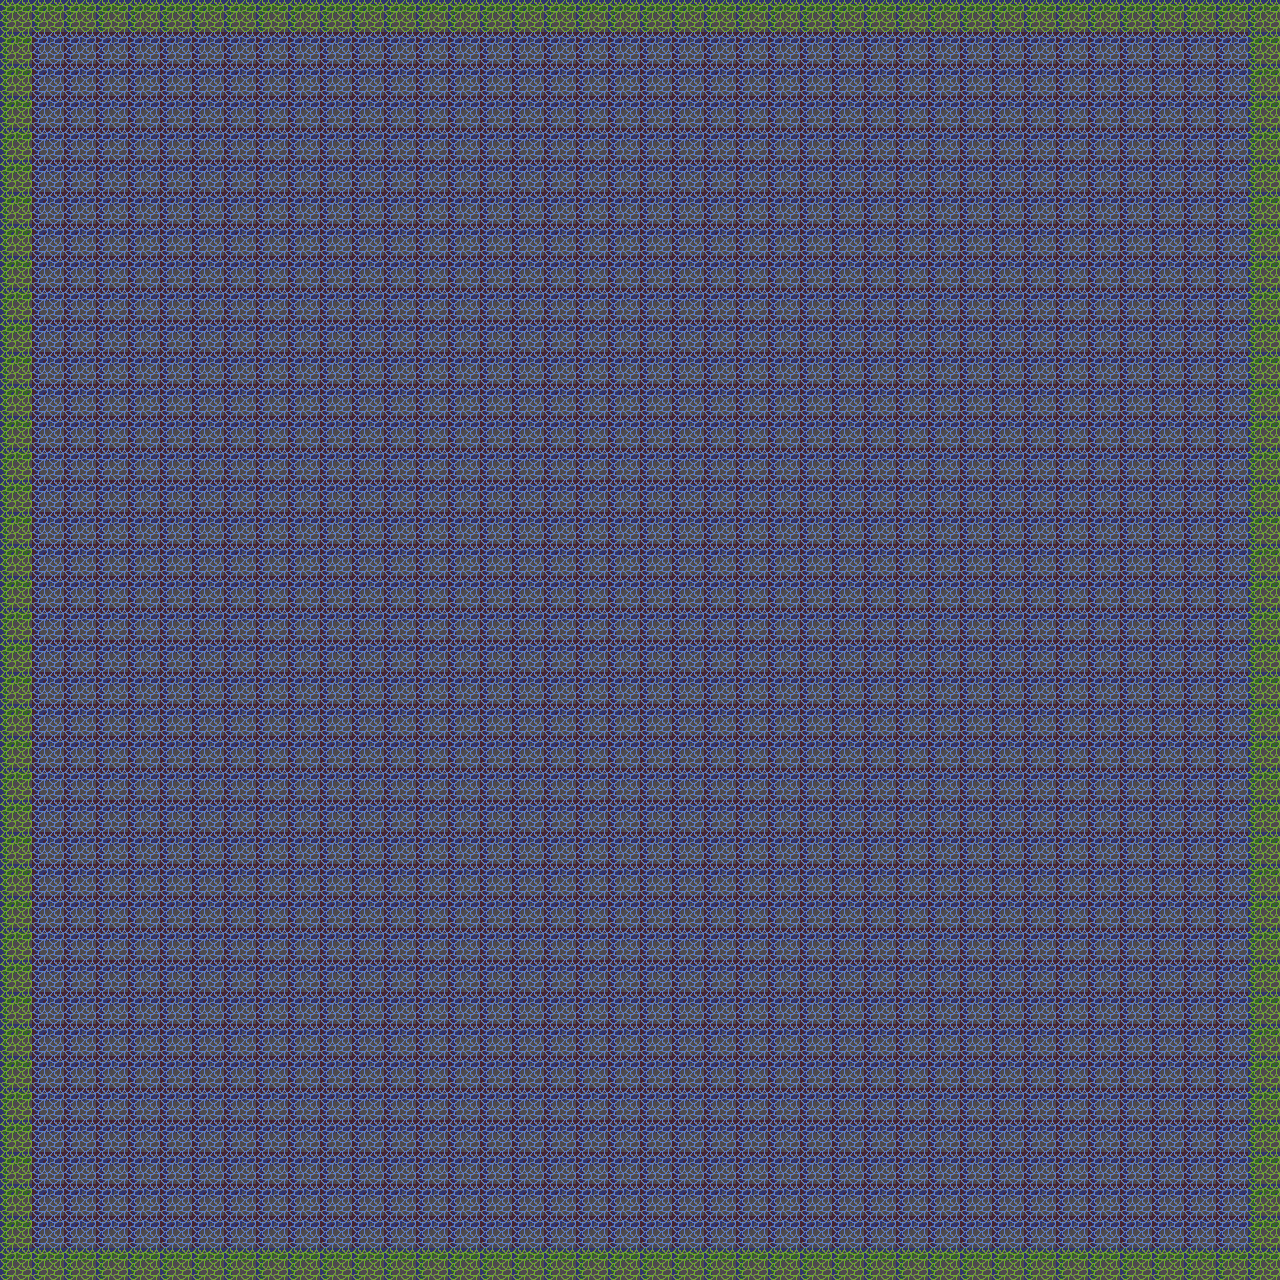

Below is a game level as drawn by its tile map, then a one-line description and the .tmx file that defines it, in full:
An orthogonal 40x40 tile map with 32x32 px tiles, 1 tile layer (Tile Layer 1).

<map version="1.2" tiledversion="1.2.5" orientation="orthogonal" renderorder="right-down" width="40" height="40" tilewidth="32" tileheight="32" infinite="0" nextlayerid="2" nextobjectid="1">
 <tileset firstgid="1" name="Pit0" tilewidth="32" tileheight="32" tilecount="64" columns="4">
  <grid orientation="orthogonal" width="16" height="16" />
  <image source="Pit0.png" width="128" height="512" />
 </tileset>
 <layer id="1" name="Tile Layer 1" width="40" height="40">
  <data encoding="csv">
61,61,61,61,61,61,61,61,61,61,61,61,61,61,61,61,61,61,61,61,61,61,61,61,61,61,61,61,61,61,61,61,61,61,61,61,61,61,61,61,
61,57,57,57,57,57,57,57,57,57,57,57,57,57,57,57,57,57,57,57,57,57,57,57,57,57,57,57,57,57,57,57,57,57,57,57,57,57,57,61,
61,57,57,57,57,57,57,57,57,57,57,57,57,57,57,57,57,57,57,57,57,57,57,57,57,57,57,57,57,57,57,57,57,57,57,57,57,57,57,61,
61,57,57,57,57,57,57,57,57,57,57,57,57,57,57,57,57,57,57,57,57,57,57,57,57,57,57,57,57,57,57,57,57,57,57,57,57,57,57,61,
61,57,57,57,57,57,57,57,57,57,57,57,57,57,57,57,57,57,57,57,57,57,57,57,57,57,57,57,57,57,57,57,57,57,57,57,57,57,57,61,
61,57,57,57,57,57,57,57,57,57,57,57,57,57,57,57,57,57,57,57,57,57,57,57,57,57,57,57,57,57,57,57,57,57,57,57,57,57,57,61,
61,57,57,57,57,57,57,57,57,57,57,57,57,57,57,57,57,57,57,57,57,57,57,57,57,57,57,57,57,57,57,57,57,57,57,57,57,57,57,61,
61,57,57,57,57,57,57,57,57,57,57,57,57,57,57,57,57,57,57,57,57,57,57,57,57,57,57,57,57,57,57,57,57,57,57,57,57,57,57,61,
61,57,57,57,57,57,57,57,57,57,57,57,57,57,57,57,57,57,57,57,57,57,57,57,57,57,57,57,57,57,57,57,57,57,57,57,57,57,57,61,
61,57,57,57,57,57,57,57,57,57,57,57,57,57,57,57,57,57,57,57,57,57,57,57,57,57,57,57,57,57,57,57,57,57,57,57,57,57,57,61,
61,57,57,57,57,57,57,57,57,57,57,57,57,57,57,57,57,57,57,57,57,57,57,57,57,57,57,57,57,57,57,57,57,57,57,57,57,57,57,61,
61,57,57,57,57,57,57,57,57,57,57,57,57,57,57,57,57,57,57,57,57,57,57,57,57,57,57,57,57,57,57,57,57,57,57,57,57,57,57,61,
61,57,57,57,57,57,57,57,57,57,57,57,57,57,57,57,57,57,57,57,57,57,57,57,57,57,57,57,57,57,57,57,57,57,57,57,57,57,57,61,
61,57,57,57,57,57,57,57,57,57,57,57,57,57,57,57,57,57,57,57,57,57,57,57,57,57,57,57,57,57,57,57,57,57,57,57,57,57,57,61,
61,57,57,57,57,57,57,57,57,57,57,57,57,57,57,57,57,57,57,57,57,57,57,57,57,57,57,57,57,57,57,57,57,57,57,57,57,57,57,61,
61,57,57,57,57,57,57,57,57,57,57,57,57,57,57,57,57,57,57,57,57,57,57,57,57,57,57,57,57,57,57,57,57,57,57,57,57,57,57,61,
61,57,57,57,57,57,57,57,57,57,57,57,57,57,57,57,57,57,57,57,57,57,57,57,57,57,57,57,57,57,57,57,57,57,57,57,57,57,57,61,
61,57,57,57,57,57,57,57,57,57,57,57,57,57,57,57,57,57,57,57,57,57,57,57,57,57,57,57,57,57,57,57,57,57,57,57,57,57,57,61,
61,57,57,57,57,57,57,57,57,57,57,57,57,57,57,57,57,57,57,57,57,57,57,57,57,57,57,57,57,57,57,57,57,57,57,57,57,57,57,61,
61,57,57,57,57,57,57,57,57,57,57,57,57,57,57,57,57,57,57,57,57,57,57,57,57,57,57,57,57,57,57,57,57,57,57,57,57,57,57,61,
61,57,57,57,57,57,57,57,57,57,57,57,57,57,57,57,57,57,57,57,57,57,57,57,57,57,57,57,57,57,57,57,57,57,57,57,57,57,57,61,
61,57,57,57,57,57,57,57,57,57,57,57,57,57,57,57,57,57,57,57,57,57,57,57,57,57,57,57,57,57,57,57,57,57,57,57,57,57,57,61,
61,57,57,57,57,57,57,57,57,57,57,57,57,57,57,57,57,57,57,57,57,57,57,57,57,57,57,57,57,57,57,57,57,57,57,57,57,57,57,61,
61,57,57,57,57,57,57,57,57,57,57,57,57,57,57,57,57,57,57,57,57,57,57,57,57,57,57,57,57,57,57,57,57,57,57,57,57,57,57,61,
61,57,57,57,57,57,57,57,57,57,57,57,57,57,57,57,57,57,57,57,57,57,57,57,57,57,57,57,57,57,57,57,57,57,57,57,57,57,57,61,
61,57,57,57,57,57,57,57,57,57,57,57,57,57,57,57,57,57,57,57,57,57,57,57,57,57,57,57,57,57,57,57,57,57,57,57,57,57,57,61,
61,57,57,57,57,57,57,57,57,57,57,57,57,57,57,57,57,57,57,57,57,57,57,57,57,57,57,57,57,57,57,57,57,57,57,57,57,57,57,61,
61,57,57,57,57,57,57,57,57,57,57,57,57,57,57,57,57,57,57,57,57,57,57,57,57,57,57,57,57,57,57,57,57,57,57,57,57,57,57,61,
61,57,57,57,57,57,57,57,57,57,57,57,57,57,57,57,57,57,57,57,57,57,57,57,57,57,57,57,57,57,57,57,57,57,57,57,57,57,57,61,
61,57,57,57,57,57,57,57,57,57,57,57,57,57,57,57,57,57,57,57,57,57,57,57,57,57,57,57,57,57,57,57,57,57,57,57,57,57,57,61,
61,57,57,57,57,57,57,57,57,57,57,57,57,57,57,57,57,57,57,57,57,57,57,57,57,57,57,57,57,57,57,57,57,57,57,57,57,57,57,61,
61,57,57,57,57,57,57,57,57,57,57,57,57,57,57,57,57,57,57,57,57,57,57,57,57,57,57,57,57,57,57,57,57,57,57,57,57,57,57,61,
61,57,57,57,57,57,57,57,57,57,57,57,57,57,57,57,57,57,57,57,57,57,57,57,57,57,57,57,57,57,57,57,57,57,57,57,57,57,57,61,
61,57,57,57,57,57,57,57,57,57,57,57,57,57,57,57,57,57,57,57,57,57,57,57,57,57,57,57,57,57,57,57,57,57,57,57,57,57,57,61,
61,57,57,57,57,57,57,57,57,57,57,57,57,57,57,57,57,57,57,57,57,57,57,57,57,57,57,57,57,57,57,57,57,57,57,57,57,57,57,61,
61,57,57,57,57,57,57,57,57,57,57,57,57,57,57,57,57,57,57,57,57,57,57,57,57,57,57,57,57,57,57,57,57,57,57,57,57,57,57,61,
61,57,57,57,57,57,57,57,57,57,57,57,57,57,57,57,57,57,57,57,57,57,57,57,57,57,57,57,57,57,57,57,57,57,57,57,57,57,57,61,
61,57,57,57,57,57,57,57,57,57,57,57,57,57,57,57,57,57,57,57,57,57,57,57,57,57,57,57,57,57,57,57,57,57,57,57,57,57,57,61,
61,57,57,57,57,57,57,57,57,57,57,57,57,57,57,57,57,57,57,57,57,57,57,57,57,57,57,57,57,57,57,57,57,57,57,57,57,57,57,61,
61,61,61,61,61,61,61,61,61,61,61,61,61,61,61,61,61,61,61,61,61,61,61,61,61,61,61,61,61,61,61,61,61,61,61,61,61,61,61,61
</data>
 </layer>
</map>
